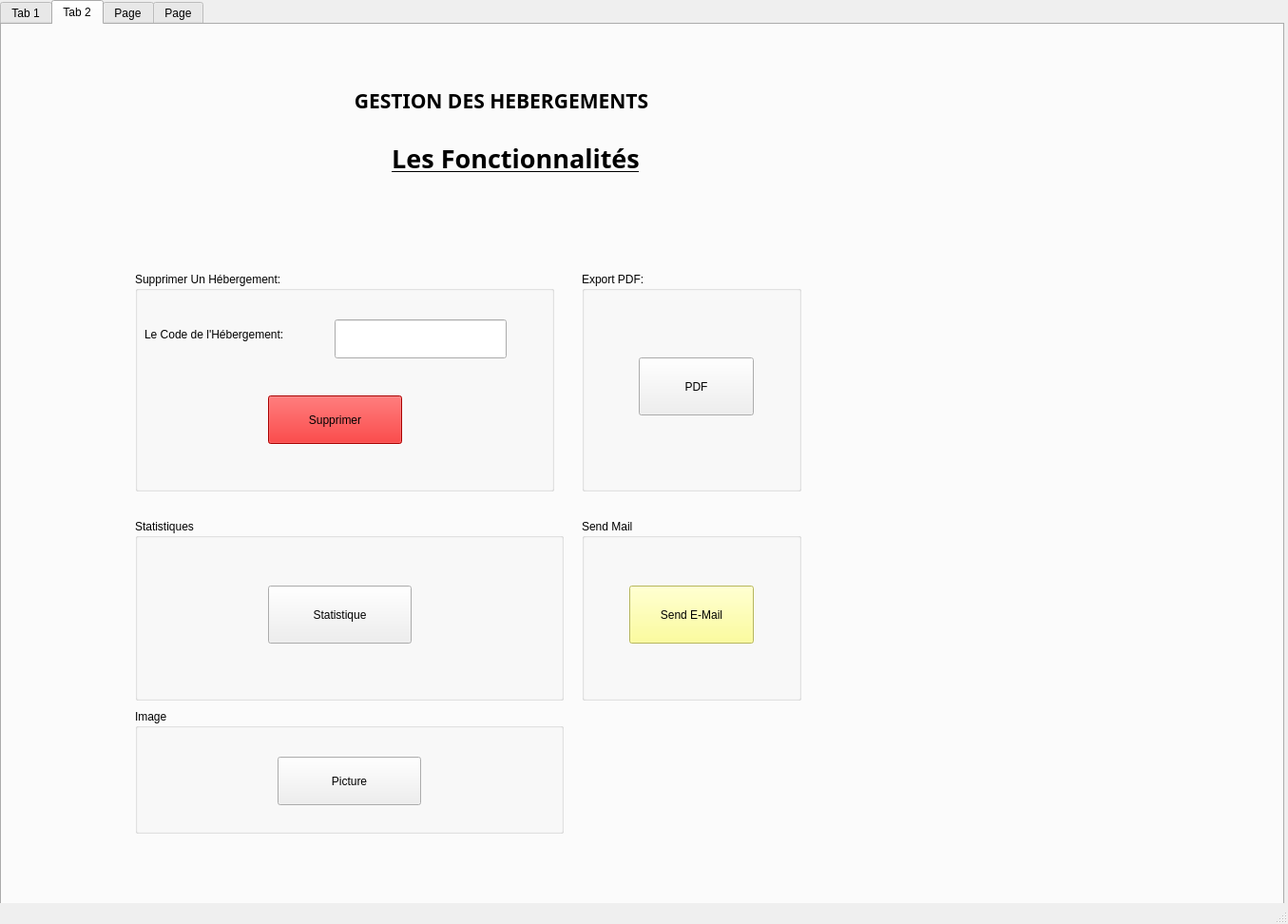
<?xml version="1.0" encoding="UTF-8"?>
<ui version="4.0">
 <class>MainWindow</class>
 <widget class="QMainWindow" name="MainWindow">
  <property name="geometry">
   <rect>
    <x>0</x>
    <y>0</y>
    <width>1355</width>
    <height>972</height>
   </rect>
  </property>
  <property name="windowTitle">
   <string>MainWindow</string>
  </property>
  <widget class="QWidget" name="centralwidget">
   <widget class="QTabWidget" name="tabWidget">
    <property name="geometry">
     <rect>
      <x>0</x>
      <y>0</y>
      <width>1351</width>
      <height>991</height>
     </rect>
    </property>
    <property name="currentIndex">
     <number>1</number>
    </property>
    <widget class="QWidget" name="tab">
     <attribute name="title">
      <string>Tab 1</string>
     </attribute>
     <widget class="QGroupBox" name="groupBox_4">
      <property name="geometry">
       <rect>
        <x>0</x>
        <y>130</y>
        <width>341</width>
        <height>771</height>
       </rect>
      </property>
      <property name="title">
       <string>Gestion des Hébergements:</string>
      </property>
      <widget class="QLabel" name="label_11">
       <property name="geometry">
        <rect>
         <x>10</x>
         <y>40</y>
         <width>121</width>
         <height>31</height>
        </rect>
       </property>
       <property name="text">
        <string>&lt;html&gt;&lt;head/&gt;&lt;body&gt;&lt;p&gt;&lt;span style=&quot; text-decoration: underline;&quot;&gt;Code de l'Hébergement:&lt;/span&gt;&lt;/p&gt;&lt;/body&gt;&lt;/html&gt;</string>
       </property>
      </widget>
      <widget class="QLineEdit" name="lineEdit_code_h">
       <property name="geometry">
        <rect>
         <x>170</x>
         <y>40</y>
         <width>151</width>
         <height>41</height>
        </rect>
       </property>
      </widget>
      <widget class="QLabel" name="label_12">
       <property name="geometry">
        <rect>
         <x>20</x>
         <y>110</y>
         <width>101</width>
         <height>31</height>
        </rect>
       </property>
       <property name="text">
        <string>&lt;html&gt;&lt;head/&gt;&lt;body&gt;&lt;p&gt;&lt;span style=&quot; text-decoration: underline;&quot;&gt;Type :&lt;/span&gt;&lt;/p&gt;&lt;/body&gt;&lt;/html&gt;</string>
       </property>
      </widget>
      <widget class="QLabel" name="label_13">
       <property name="geometry">
        <rect>
         <x>20</x>
         <y>180</y>
         <width>111</width>
         <height>31</height>
        </rect>
       </property>
       <property name="text">
        <string>&lt;html&gt;&lt;head/&gt;&lt;body&gt;&lt;p&gt;&lt;span style=&quot; text-decoration: underline;&quot;&gt;Nom:&lt;/span&gt;&lt;/p&gt;&lt;/body&gt;&lt;/html&gt;</string>
       </property>
      </widget>
      <widget class="QLabel" name="label_14">
       <property name="geometry">
        <rect>
         <x>20</x>
         <y>240</y>
         <width>121</width>
         <height>51</height>
        </rect>
       </property>
       <property name="text">
        <string>&lt;html&gt;&lt;head/&gt;&lt;body&gt;&lt;p&gt;&lt;span style=&quot; text-decoration: underline;&quot;&gt;Adresse :&lt;/span&gt;&lt;/p&gt;&lt;/body&gt;&lt;/html&gt;</string>
       </property>
      </widget>
      <widget class="QLabel" name="label_15">
       <property name="geometry">
        <rect>
         <x>20</x>
         <y>340</y>
         <width>111</width>
         <height>31</height>
        </rect>
       </property>
       <property name="text">
        <string>&lt;html&gt;&lt;head/&gt;&lt;body&gt;&lt;p&gt;&lt;span style=&quot; text-decoration: underline;&quot;&gt;Prix d'une nuitée :&lt;/span&gt;&lt;/p&gt;&lt;/body&gt;&lt;/html&gt;</string>
       </property>
      </widget>
      <widget class="QLabel" name="label_16">
       <property name="geometry">
        <rect>
         <x>20</x>
         <y>420</y>
         <width>121</width>
         <height>41</height>
        </rect>
       </property>
       <property name="text">
        <string>&lt;html&gt;&lt;head/&gt;&lt;body&gt;&lt;p&gt;&lt;span style=&quot; text-decoration: underline;&quot;&gt;FAX :&lt;/span&gt;&lt;/p&gt;&lt;/body&gt;&lt;/html&gt;</string>
       </property>
      </widget>
      <widget class="QLineEdit" name="lineEdit_nom_h">
       <property name="geometry">
        <rect>
         <x>170</x>
         <y>180</y>
         <width>151</width>
         <height>41</height>
        </rect>
       </property>
      </widget>
      <widget class="QLineEdit" name="lineEdit_prix_h">
       <property name="geometry">
        <rect>
         <x>170</x>
         <y>340</y>
         <width>151</width>
         <height>41</height>
        </rect>
       </property>
      </widget>
      <widget class="QLineEdit" name="lineEdit_adresse_h">
       <property name="geometry">
        <rect>
         <x>170</x>
         <y>249</y>
         <width>151</width>
         <height>41</height>
        </rect>
       </property>
      </widget>
      <widget class="QLineEdit" name="lineEdit_FAX_h">
       <property name="geometry">
        <rect>
         <x>170</x>
         <y>430</y>
         <width>151</width>
         <height>41</height>
        </rect>
       </property>
      </widget>
      <widget class="QPushButton" name="pushButton">
       <property name="geometry">
        <rect>
         <x>40</x>
         <y>660</y>
         <width>101</width>
         <height>51</height>
        </rect>
       </property>
       <property name="text">
        <string>Ajouter</string>
       </property>
       <property name="icon">
        <iconset resource="resource.qrc">
         <normaloff>:/new/prefix1/plus1.jpg</normaloff>:/new/prefix1/plus1.jpg</iconset>
       </property>
      </widget>
      <widget class="QPushButton" name="pushButton_2">
       <property name="geometry">
        <rect>
         <x>200</x>
         <y>660</y>
         <width>111</width>
         <height>51</height>
        </rect>
       </property>
       <property name="text">
        <string>Modifier</string>
       </property>
       <property name="icon">
        <iconset resource="resource.qrc">
         <normaloff>:/new/prefix1/modifier1.jpg</normaloff>:/new/prefix1/modifier1.jpg</iconset>
       </property>
      </widget>
      <widget class="QComboBox" name="lineEdit_type_h">
       <property name="geometry">
        <rect>
         <x>170</x>
         <y>101</y>
         <width>141</width>
         <height>41</height>
        </rect>
       </property>
       <item>
        <property name="text">
         <string>Hotel</string>
        </property>
       </item>
       <item>
        <property name="text">
         <string>Maison d'Hote</string>
        </property>
       </item>
       <item>
        <property name="text">
         <string>AirBnb</string>
        </property>
       </item>
      </widget>
     </widget>
     <widget class="QGroupBox" name="groupBox_5">
      <property name="geometry">
       <rect>
        <x>350</x>
        <y>130</y>
        <width>991</width>
        <height>771</height>
       </rect>
      </property>
      <property name="title">
       <string>Liste des Hébergements :</string>
      </property>
      <widget class="QPushButton" name="pushButton_9">
       <property name="geometry">
        <rect>
         <x>39</x>
         <y>660</y>
         <width>101</width>
         <height>51</height>
        </rect>
       </property>
       <property name="text">
        <string>Trier</string>
       </property>
       <property name="icon">
        <iconset resource="resource.qrc">
         <normaloff>:/new/prefix1/tri.png</normaloff>:/new/prefix1/tri.png</iconset>
       </property>
      </widget>
      <widget class="QTableView" name="tableView">
       <property name="geometry">
        <rect>
         <x>20</x>
         <y>160</y>
         <width>951</width>
         <height>361</height>
        </rect>
       </property>
      </widget>
      <widget class="QRadioButton" name="radioButton">
       <property name="geometry">
        <rect>
         <x>170</x>
         <y>660</y>
         <width>91</width>
         <height>41</height>
        </rect>
       </property>
       <property name="text">
        <string>Code</string>
       </property>
      </widget>
      <widget class="QRadioButton" name="triNom">
       <property name="geometry">
        <rect>
         <x>288</x>
         <y>660</y>
         <width>81</width>
         <height>41</height>
        </rect>
       </property>
       <property name="text">
        <string>Nom</string>
       </property>
      </widget>
      <widget class="QRadioButton" name="triPrix">
       <property name="geometry">
        <rect>
         <x>388</x>
         <y>660</y>
         <width>81</width>
         <height>41</height>
        </rect>
       </property>
       <property name="text">
        <string>Prix</string>
       </property>
      </widget>
      <widget class="QLineEdit" name="lineEdit_Rech">
       <property name="geometry">
        <rect>
         <x>640</x>
         <y>50</y>
         <width>113</width>
         <height>41</height>
        </rect>
       </property>
      </widget>
      <widget class="QToolButton" name="toolButton">
       <property name="geometry">
        <rect>
         <x>760</x>
         <y>50</y>
         <width>51</width>
         <height>41</height>
        </rect>
       </property>
       <property name="text">
        <string>...</string>
       </property>
       <property name="icon">
        <iconset>
         <normaloff>../../Downloads/recherche.jpg</normaloff>../../Downloads/recherche.jpg</iconset>
       </property>
      </widget>
     </widget>
     <widget class="QLabel" name="label_10">
      <property name="geometry">
       <rect>
        <x>370</x>
        <y>10</y>
        <width>561</width>
        <height>61</height>
       </rect>
      </property>
      <property name="font">
       <font>
        <family>Segoe UI Semibold</family>
        <pointsize>16</pointsize>
        <bold>true</bold>
       </font>
      </property>
      <property name="text">
       <string>&lt;html&gt;&lt;head/&gt;&lt;body&gt;&lt;p align=&quot;center&quot;&gt;GESTION DES HEBERGEMENTS&lt;/p&gt;&lt;/body&gt;&lt;/html&gt;</string>
      </property>
     </widget>
     <widget class="QLabel" name="label">
      <property name="geometry">
       <rect>
        <x>0</x>
        <y>0</y>
        <width>1351</width>
        <height>921</height>
       </rect>
      </property>
      <property name="text">
       <string/>
      </property>
      <property name="pixmap">
       <pixmap>../../Downloads/backg.jpg</pixmap>
      </property>
      <property name="scaledContents">
       <bool>true</bool>
      </property>
     </widget>
     <zorder>label</zorder>
     <zorder>groupBox_4</zorder>
     <zorder>groupBox_5</zorder>
     <zorder>label_10</zorder>
    </widget>
    <widget class="QWidget" name="tab_2">
     <attribute name="title">
      <string>Tab 2</string>
     </attribute>
     <widget class="QLabel" name="label_2">
      <property name="geometry">
       <rect>
        <x>6</x>
        <y>1</y>
        <width>1341</width>
        <height>921</height>
       </rect>
      </property>
      <property name="text">
       <string/>
      </property>
      <property name="pixmap">
       <pixmap>../../Downloads/backg.jpg</pixmap>
      </property>
      <property name="scaledContents">
       <bool>true</bool>
      </property>
     </widget>
     <widget class="QGroupBox" name="groupBox">
      <property name="geometry">
       <rect>
        <x>610</x>
        <y>260</y>
        <width>231</width>
        <height>231</height>
       </rect>
      </property>
      <property name="title">
       <string>Export PDF:</string>
      </property>
      <widget class="QPushButton" name="PDF">
       <property name="geometry">
        <rect>
         <x>60</x>
         <y>90</y>
         <width>121</width>
         <height>61</height>
        </rect>
       </property>
       <property name="text">
        <string>PDF</string>
       </property>
       <property name="icon">
        <iconset>
         <normaloff>../../Downloads/pdf.png</normaloff>../../Downloads/pdf.png</iconset>
       </property>
      </widget>
     </widget>
     <widget class="QGroupBox" name="groupBox_3">
      <property name="geometry">
       <rect>
        <x>140</x>
        <y>260</y>
        <width>441</width>
        <height>231</height>
       </rect>
      </property>
      <property name="styleSheet">
       <string notr="true"/>
      </property>
      <property name="title">
       <string>Supprimer Un Hébergement:</string>
      </property>
      <widget class="QLabel" name="label_9">
       <property name="geometry">
        <rect>
         <x>10</x>
         <y>40</y>
         <width>161</width>
         <height>51</height>
        </rect>
       </property>
       <property name="text">
        <string>Le Code de l'Hébergement:</string>
       </property>
      </widget>
      <widget class="QLineEdit" name="lineEdit_code_h2">
       <property name="geometry">
        <rect>
         <x>210</x>
         <y>50</y>
         <width>181</width>
         <height>41</height>
        </rect>
       </property>
      </widget>
      <widget class="QPushButton" name="pushButton_5">
       <property name="geometry">
        <rect>
         <x>140</x>
         <y>130</y>
         <width>141</width>
         <height>51</height>
        </rect>
       </property>
       <property name="styleSheet">
        <string notr="true">background-color: rgb(236, 0, 0);</string>
       </property>
       <property name="text">
        <string>Supprimer</string>
       </property>
       <property name="icon">
        <iconset resource="resource.qrc">
         <normaloff>:/new/prefix1/supp1.jpg</normaloff>:/new/prefix1/supp1.jpg</iconset>
       </property>
      </widget>
     </widget>
     <widget class="QGroupBox" name="groupBox_2">
      <property name="geometry">
       <rect>
        <x>140</x>
        <y>520</y>
        <width>451</width>
        <height>191</height>
       </rect>
      </property>
      <property name="title">
       <string>Statistiques</string>
      </property>
      <widget class="QPushButton" name="stat">
       <property name="geometry">
        <rect>
         <x>140</x>
         <y>70</y>
         <width>151</width>
         <height>61</height>
        </rect>
       </property>
       <property name="text">
        <string>Statistique</string>
       </property>
       <property name="icon">
        <iconset>
         <normaloff>../../Downloads/stat.jpg</normaloff>../../Downloads/stat.jpg</iconset>
       </property>
      </widget>
     </widget>
     <widget class="QGroupBox" name="groupBox_6">
      <property name="geometry">
       <rect>
        <x>610</x>
        <y>520</y>
        <width>231</width>
        <height>191</height>
       </rect>
      </property>
      <property name="title">
       <string>Send Mail</string>
      </property>
      <widget class="QPushButton" name="Send_mail">
       <property name="geometry">
        <rect>
         <x>50</x>
         <y>70</y>
         <width>131</width>
         <height>61</height>
        </rect>
       </property>
       <property name="styleSheet">
        <string notr="true">background-color: rgb(255, 255, 127);</string>
       </property>
       <property name="text">
        <string>Send E-Mail</string>
       </property>
      </widget>
     </widget>
     <widget class="QLabel" name="label_24">
      <property name="geometry">
       <rect>
        <x>180</x>
        <y>30</y>
        <width>691</width>
        <height>101</height>
       </rect>
      </property>
      <property name="font">
       <font>
        <family>Segoe UI Semibold</family>
        <pointsize>16</pointsize>
        <bold>true</bold>
       </font>
      </property>
      <property name="text">
       <string>&lt;html&gt;&lt;head/&gt;&lt;body&gt;&lt;p align=&quot;center&quot;&gt;GESTION DES HEBERGEMENTS&lt;/p&gt;&lt;/body&gt;&lt;/html&gt;</string>
      </property>
     </widget>
     <widget class="QLabel" name="label_25">
      <property name="geometry">
       <rect>
        <x>260</x>
        <y>110</y>
        <width>561</width>
        <height>61</height>
       </rect>
      </property>
      <property name="font">
       <font>
        <family>Segoe UI Semibold</family>
        <pointsize>16</pointsize>
        <bold>true</bold>
       </font>
      </property>
      <property name="text">
       <string>&lt;html&gt;&lt;head/&gt;&lt;body&gt;&lt;p align=&quot;center&quot;&gt;&lt;span style=&quot; font-size:20pt; text-decoration: underline;&quot;&gt;Les Fonctionnalités&lt;/span&gt;&lt;/p&gt;&lt;/body&gt;&lt;/html&gt;</string>
      </property>
     </widget>
     <widget class="QGroupBox" name="groupBox_7">
      <property name="geometry">
       <rect>
        <x>140</x>
        <y>720</y>
        <width>451</width>
        <height>131</height>
       </rect>
      </property>
      <property name="title">
       <string>Image</string>
      </property>
      <widget class="QPushButton" name="pushButton_Picture">
       <property name="geometry">
        <rect>
         <x>150</x>
         <y>50</y>
         <width>151</width>
         <height>51</height>
        </rect>
       </property>
       <property name="text">
        <string>Picture</string>
       </property>
      </widget>
     </widget>
    </widget>
    <widget class="QWidget" name="tab_3">
     <attribute name="title">
      <string>Page</string>
     </attribute>
     <widget class="QLabel" name="label_3">
      <property name="geometry">
       <rect>
        <x>0</x>
        <y>0</y>
        <width>1341</width>
        <height>921</height>
       </rect>
      </property>
      <property name="text">
       <string/>
      </property>
      <property name="pixmap">
       <pixmap>../../Downloads/backg.jpg</pixmap>
      </property>
      <property name="scaledContents">
       <bool>true</bool>
      </property>
     </widget>
    </widget>
    <widget class="QWidget" name="tab_4">
     <attribute name="title">
      <string>Page</string>
     </attribute>
    </widget>
   </widget>
  </widget>
  <widget class="QMenuBar" name="menubar">
   <property name="geometry">
    <rect>
     <x>0</x>
     <y>0</y>
     <width>1355</width>
     <height>17</height>
    </rect>
   </property>
  </widget>
  <widget class="QStatusBar" name="statusbar"/>
 </widget>
 <resources>
  <include location="resource.qrc"/>
 </resources>
 <connections/>
</ui>
